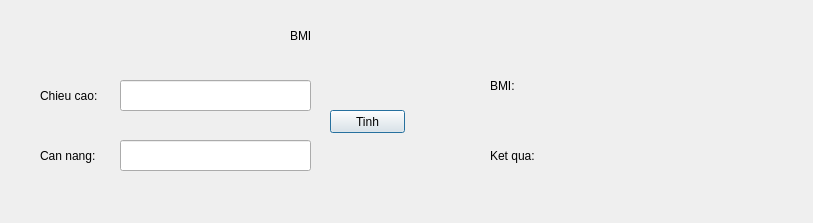
<?xml version="1.0" encoding="UTF-8"?>
<ui version="4.0">
 <class>Dialog</class>
 <widget class="QDialog" name="Dialog">
  <property name="geometry">
   <rect>
    <x>0</x>
    <y>0</y>
    <width>813</width>
    <height>223</height>
   </rect>
  </property>
  <property name="windowTitle">
   <string>Dialog</string>
  </property>
  <widget class="QLabel" name="label">
   <property name="geometry">
    <rect>
     <x>40</x>
     <y>80</y>
     <width>71</width>
     <height>31</height>
    </rect>
   </property>
   <property name="text">
    <string>Chieu cao:</string>
   </property>
  </widget>
  <widget class="QLineEdit" name="lineEdit">
   <property name="geometry">
    <rect>
     <x>120</x>
     <y>80</y>
     <width>191</width>
     <height>31</height>
    </rect>
   </property>
  </widget>
  <widget class="QLineEdit" name="lineEdit_2">
   <property name="geometry">
    <rect>
     <x>120</x>
     <y>140</y>
     <width>191</width>
     <height>31</height>
    </rect>
   </property>
  </widget>
  <widget class="QLabel" name="label_2">
   <property name="geometry">
    <rect>
     <x>40</x>
     <y>140</y>
     <width>71</width>
     <height>31</height>
    </rect>
   </property>
   <property name="text">
    <string>Can nang:</string>
   </property>
  </widget>
  <widget class="QLabel" name="label_3">
   <property name="geometry">
    <rect>
     <x>290</x>
     <y>20</y>
     <width>51</width>
     <height>31</height>
    </rect>
   </property>
   <property name="text">
    <string>BMI</string>
   </property>
  </widget>
  <widget class="QLabel" name="ketqua">
   <property name="geometry">
    <rect>
     <x>490</x>
     <y>140</y>
     <width>311</width>
     <height>31</height>
    </rect>
   </property>
   <property name="text">
    <string>Ket qua:</string>
   </property>
  </widget>
  <widget class="QLabel" name="ketqua_2">
   <property name="geometry">
    <rect>
     <x>490</x>
     <y>70</y>
     <width>261</width>
     <height>31</height>
    </rect>
   </property>
   <property name="text">
    <string>BMI:</string>
   </property>
  </widget>
  <widget class="QPushButton" name="pushButton">
   <property name="geometry">
    <rect>
     <x>330</x>
     <y>110</y>
     <width>75</width>
     <height>23</height>
    </rect>
   </property>
   <property name="text">
    <string>Tinh</string>
   </property>
  </widget>
 </widget>
 <resources/>
 <connections/>
</ui>
